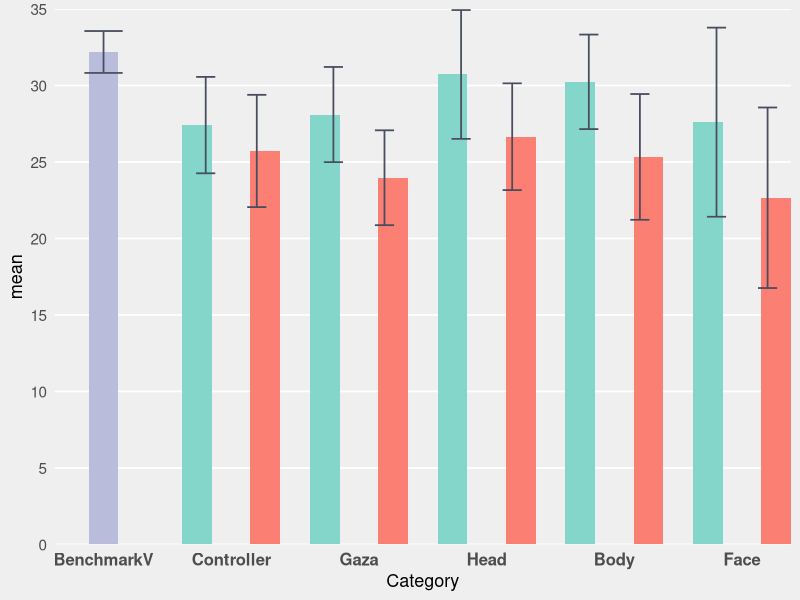
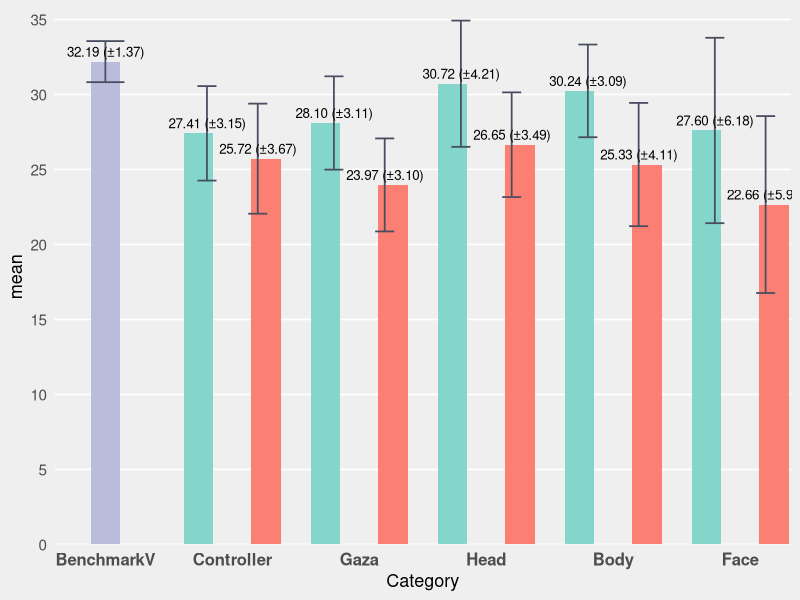
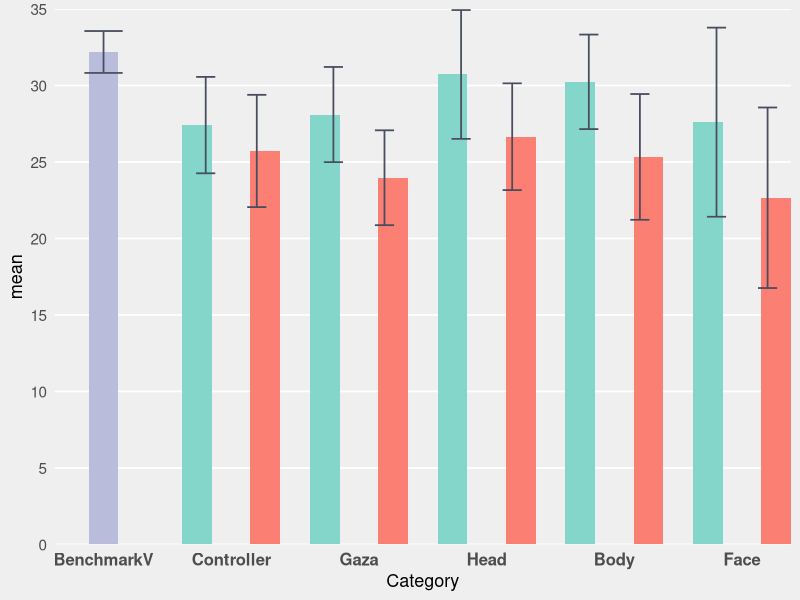
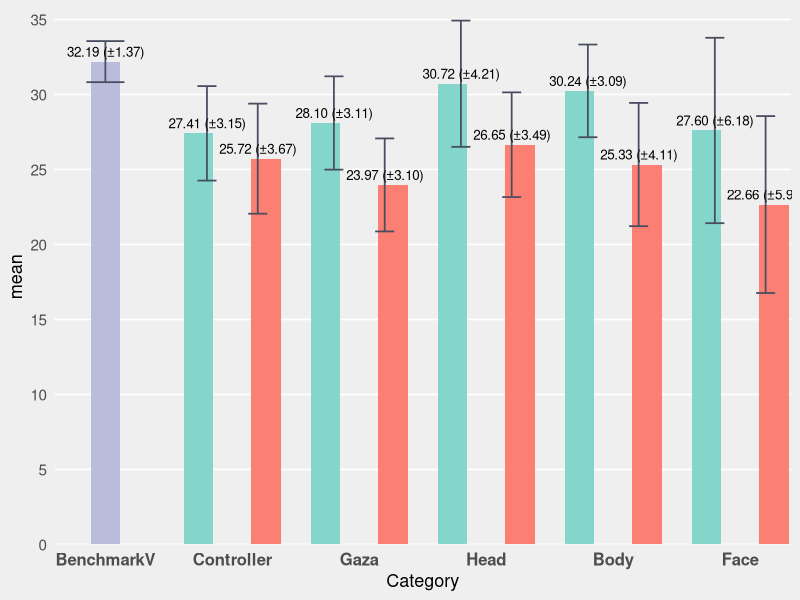

The R script that drew these images, in order:
# -------- Packages --------
if (!require(ggplot2)) install.packages("ggplot2")
library(ggplot2)

# -------- Data (same numbers) --------
bench_mean <- 32.19; bench_sd <- 1.37

raw <- data.frame(
  Category  = c("Controller","Gaza","Head","Body","Face"),
  Easy_mean = c(27.41, 28.10, 30.72, 30.24, 27.60),
  Easy_sd   = c( 3.15,  3.11,  4.21,  3.09,  6.18),
  Hard_mean = c(25.72, 23.97, 26.65, 25.33, 22.66),
  Hard_sd   = c( 3.67,  3.10,  3.49,  4.11,  5.90)
)

# --- Build 3 slots per category: L(Easy), C(BenchmarkV), R(Hard) ---
# For non-BenchmarkV categories, C 是不可见占位；BenchmarkV 只有 C 槽位
mk_rows <- function(cat, em, es, hm, hs){
  rbind(
    data.frame(Category=cat, slot="L", series="Easy",       mean=em, sd=es, spacer=FALSE),
    data.frame(Category=cat, slot="C", series="Spacer",     mean=0,  sd=0,  spacer=TRUE ),
    data.frame(Category=cat, slot="R", series="Hard",       mean=hm, sd=hs, spacer=FALSE)
  )
}
dat <- do.call(rbind,
               Map(mk_rows, raw$Category, raw$Easy_mean, raw$Easy_sd,
                              raw$Hard_mean, raw$Hard_sd))

# BenchmarkV 行：中间真实，左右为不可见占位
bench <- rbind(
  data.frame(Category="BenchmarkV", slot="L", series="Spacer",     mean=0,          sd=0,          spacer=TRUE),
  data.frame(Category="BenchmarkV", slot="C", series="BenchmarkV", mean=bench_mean, sd=bench_sd,   spacer=FALSE),
  data.frame(Category="BenchmarkV", slot="R", series="Spacer",     mean=0,          sd=0,          spacer=TRUE)
)
dat <- rbind(bench, dat)

# Factor orders: x顺序固定，槽位固定：左(Easy)-中(Bench)-右(Hard)
dat$Category <- factor(dat$Category, levels=c("BenchmarkV","Controller","Gaza","Head","Body","Face"))
dat$slot     <- factor(dat$slot,     levels=c("L","C","R"))
dat$series   <- factor(dat$series,   levels=c("Easy","BenchmarkV","Hard","Spacer"))

# -------- Style --------
col_bench <- "#B9BCDB"; col_easy <- "#84D6CA"; col_hard <- "#FB7F72"; err_col <- "#484D5F"
base_theme <- theme_minimal(base_size = 13) +
  theme(
    legend.position = "none",
    panel.background = element_rect(fill = "#EFEFEF", color = NA),
    plot.background  = element_rect(fill = "#EFEFEF", color = NA),
    panel.grid.major = element_line(color = "white"),
    panel.grid.minor = element_line(color = "white"),
    panel.grid.major.x = element_blank(),
    axis.text.x = element_text(size = 12, face = "bold"),
    axis.text.y = element_text(size = 11)
  )

# 单一的 position 对象，供柱/误差棒/文字共用
pd <- position_dodge(width = 0.8)

# y 轴主刻度=5，无次刻度，上限对齐到5的倍数
y_top <- ceiling(max(dat$mean + dat$sd) / 5) * 5
y_breaks <- seq(0, y_top, by = 5)

# -------- Plot 1: no labels --------
p1 <- ggplot(dat, aes(x = Category, y = mean, group = slot, fill = series)) +
  geom_col(width = 0.7, position = pd, colour = NA,
           aes(alpha = ifelse(series=="Spacer", 0, 1))) +
  geom_errorbar(
    data = subset(dat, series != "Spacer"),
    aes(ymin = mean - sd, ymax = mean + sd, group = slot),
    position = pd, width = 0.3, color = err_col, linewidth = 0.6
  ) +
  scale_fill_manual(values = c(Easy=col_easy, BenchmarkV=col_bench, Hard=col_hard, Spacer="#000000")) +
  scale_alpha_continuous(range = c(0,1), guide = "none") +
  scale_y_continuous(breaks = y_breaks, minor_breaks = NULL) +
  coord_cartesian(ylim = c(0, y_top), expand = 0) +
  base_theme
print(p1)

# -------- Plot 2: with value labels --------
lab_df <- subset(dat, series != "Spacer")
lab_df$label <- sprintf("%.2f (±%.2f)", lab_df$mean, lab_df$sd)
p2 <- ggplot(dat, aes(x = Category, y = mean, group = slot, fill = series)) +
  geom_col(width = 0.7, position = pd, colour = NA,
           aes(alpha = ifelse(series=="Spacer", 0, 1))) +
  geom_errorbar(
    data = lab_df,
    aes(ymin = mean - sd, ymax = mean + sd, group = slot),
    position = pd, width = 0.3, color = err_col, linewidth = 0.6
  ) +
  geom_text(
    data = lab_df,
    aes(label = label, group = slot),
    position = pd, vjust = -0.5, size = 3.4
  ) +
  scale_fill_manual(values = c(Easy=col_easy, BenchmarkV=col_bench, Hard=col_hard, Spacer="#000000")) +
  scale_alpha_continuous(range = c(0,1), guide = "none") +
  scale_y_continuous(breaks = y_breaks, minor_breaks = NULL) +
  coord_cartesian(ylim = c(0, y_top*1.02), expand = 0) +
  base_theme
print(p2)

# -------- Save PNG files --------
ggsave("bars_centered_no_labels.png", p1, width = 8, height = 4.2, dpi = 300, bg = "#EFEFEF")
ggsave("bars_centered_with_labels.png", p2, width = 8, height = 4.6, dpi = 300, bg = "#EFEFEF")
